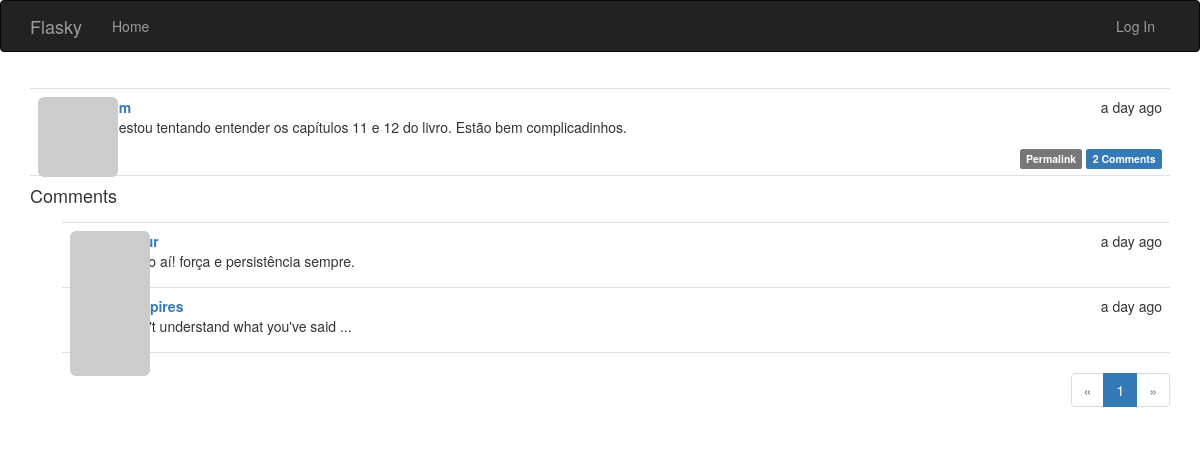
Page /post/103 on the committed database.
### app/models.py (models this page shows, shortened)
class Post(db.Model):
    __tablename__ = 'posts'
    id = db.Column(db.Integer, primary_key=True)
    body = db.Column(db.Text)
    body_html = db.Column(db.Text)
    timestamp = db.Column(db.DateTime, index=True, default=datetime.utcnow)
    author_id = db.Column(db.Integer, db.ForeignKey('users.id'))
    comments = db.relationship('Comment', backref='post', lazy='dynamic')

class Comment(db.Model):
    __tablename__ = 'comments'
    id = db.Column(db.Integer, primary_key=True)
    body = db.Column(db.Text)
    body_html = db.Column(db.Text)
    timestamp = db.Column(db.DateTime, index=True, default=datetime.utcnow)
    disabled = db.Column(db.Boolean)
    author_id = db.Column(db.Integer, db.ForeignKey('users.id'))
    post_id = db.Column(db.Integer, db.ForeignKey('posts.id'))

class User(UserMixin, db.Model):
    __tablename__ = 'users'
    id = db.Column(db.Integer, primary_key=True)
    email = db.Column(db.String(64), unique=True, index=True)
    username = db.Column(db.String(64), unique=True, index=True)
    name = db.Column(db.String(64))
    location = db.Column(db.String(64))
    about_me = db.Column(db.Text())
    member_since = db.Column(db.DateTime(), default=datetime.utcnow)
    last_seen = db.Column(db.DateTime(), default=datetime.utcnow)
    confirmed = db.Column(db.Boolean, default=False)
    password_hash = db.Column(db.String(128))
    avatar_hash = db.Column(db.String(32))
    role_id = db.Column(db.Integer, db.ForeignKey('roles.id'))
    posts = db.relationship('Post', backref='author', lazy='dynamic')
    followed = db.relationship(
        'Follow',
        foreign_keys=[Follow.follower_id],
        backref=db.backref('follower', lazy='joined'),
        lazy='dynamic',
        cascade='all, delete-orphan'
    )
    followers = db.relationship(
        'Follow',
        foreign_keys=[Follow.followed_id],
        backref=db.backref('followed', lazy='joined'),
        lazy='dynamic',
        cascade='all, delete-orphan'
    )
    comments = db.relationship('Comment', backref='author', lazy='dynamic')
    @property
    def password(self):
        raise AttributeError('password is not a readable attribute')
    def gravatar_hash(self):
        return hashlib.md5(self.email.lower().encode('utf-8')).hexdigest()
    def gravatar(self, size=100, default='identicon', rating='g'):
        if request.is_secure:
            url = 'https://secure.gravatar.com/avatar'
        else:
            url = 'http://secure.gravatar.com/avatar'
        hash = self.avatar_hash or self.gravatar_hash()
        return f'{url}/{hash}?s={size}&d={default}&r={rating}'

### app/main/views.py (the view, shortened to what this page needs)
@main.route('/post/<int:id>', methods=['GET', 'POST'])
def post(id):
    post = Post.query.get_or_404(id)
    form = CommentForm()
    page = request.args.get('page', 1, type=int)
    if page == -1:
        page = (post.comments.count() - 1) // \
            current_app.config['FLASKY_COMMENTS_PER_PAGE'] + 1
    pagination = post.comments.order_by(Comment.timestamp.asc()).paginate(
        page,
        per_page=current_app.config['FLASKY_COMMENTS_PER_PAGE'],
        error_out=False
    )
    comments = pagination.items
    return render_template(
        'post.html',
        posts=[post],
        form=form,
        comments=comments,
        pagination=pagination
    )

### app/auth/views.py (called while the page is built)
@auth.before_app_request
def before_request():
    if current_user.is_authenticated:
        current_user.ping()
        if (not current_user.confirmed
                and request.endpoint
                and request.blueprint != 'auth'
                and request.endpoint != 'static'):
            return redirect(url_for('auth.unconfirmed'))

### app/main/__init__.py (called while the page is built)
@main.app_context_processor
def inject_permissions():
    return dict(Permission=Permission)

### app/models.py (called while the page is built)
    def can(self, permissions):
        return False

    def is_administrator(self):
        return False

### app/templates/post.html (shortened to what this page needs)
{% extends "base.html" %}
{% import "bootstrap/wtf.html" as wtf %}
{% import "_macros.html" as macros %}
{% block page_content %}
{% include '_posts.html' %}
<h4 id="comments">Comments</h4>
{% include '_comments.html' %}
{% if pagination %}
<div class="pagination">
    {{ macros.pagination_widget(pagination, '.post', fragment='#comments', id=posts[0].id) }}
</div>
{% endif %}
{% endblock %}

### app/templates/_posts.html (shortened to what this page needs)
<ul class="posts">
    {% for post in posts %}
    <li class="post">
        <div class="post-thumbnail">
            <a href="{{ url_for('.user', username=post.author.username) }}">
                <img class="img-rounded profile-thumbnail" src="{{ post.author.gravatar(size=40) }}">
            </a>
        </div>
        <div class="post-content">
            <div class="post-date">{{ moment(post.timestamp).fromNow() }}</div>
            <div class="post-author"><a href="{{ url_for('.user', username=post.author.username) }}">{{ post.author.username }}</a></div>
            <div class="post-body">
                {% if post.body_html %}
                    {{ post.body_html | safe }}
                {% else %}
                    {{ post.body }}
                {% endif %}
            </div>
            <div class="post-footer">
                <a href="{{ url_for('.post', id=post.id) }}">
                    <span class="label label-default">Permalink</span>
                </a>
                <a href="{{ url_for('.post', id=post.id) }}#comments">
                    <span class="label label-primary">{{ post.comments.count() }} Comments</span>
                </a>
            </div>
        </div>
    </li>
    {% endfor %}
</ul>

### app/templates/_comments.html (shortened to what this page needs)
<ul class="comments">
    {% for comment in comments %}
    <li class="comment">
        <div class="comment-thumbnail">
            <a href="{{ url_for('.user', username=comment.author.username) }}">
                <img class="img-rounded profile-thumbnail" src="{{ comment.author.gravatar(size=40) }}">
            </a>
        </div>
        <div class="comment-content">
            <div class="comment-date">{{ moment(comment.timestamp).fromNow() }}</div>
            <div class="comment-author"><a href="{{ url_for('.user', username=comment.author.username) }}">{{ comment.author.username }}</a></div>
            <div class="comment-body">
                {% if moderate or not comment.disabled %}
                    {% if comment.body_html %}
                        {{ comment.body_html | safe }}
                    {% else %}
                        {{ comment.body }}
                    {% endif %}
                {% endif %}
            </div>
        </div>
    </li>
    {% endfor %}
</ul>

### app/static/styles.css (style rules this page uses)
.profile-thumbnail { position: absolute; }
ul.posts { list-style-type: none; padding: 0px; margin: 16px 0px 0px 0px; border-top: 1px solid #e0e0e0; }
ul.posts li.post { padding: 8px; border-bottom: 1px solid #e0e0e0; }
div.post-date { float: right; }
div.post-author { font-weight: bold; }
div.post-thumbnail { position: absolute; }
div.post-content { margin-left: 48px; min-height: 48px; }
div.post-footer { text-align: right; }
ul.comments { list-style-type: none; padding: 0px; margin: 16px 0px 0px 0px; }
ul.comments li.comment { margin-left: 32px; padding: 8px; border-bottom: 1px solid #e0e0e0; }
ul.comments li.comment:nth-child(1) { border-top: 1px solid #e0e0e0; }
div.comment-date { float: right; }
div.comment-author { font-weight: bold; }
div.comment-thumbnail { position: absolute; }
div.comment-content { margin-left: 48px; min-height: 48px; }
div.pagination { width: 100%; text-align: right; padding: 0px; margin: 0px; }

### rows in the picture
Post: timestamp "a day ago", body_html "Hoje estou tentando entender os capítulos 11 e 12 do livro. Estão bem complicadinhos.", comments.count "2"
Comment: timestamp "a day ago", body_html "É isso aí! força e persistência sempre."
Comment: timestamp "a day ago", author.username "enzopires", body_html "I don't understand what you've said ..."

### other values in the picture
{{ p }} "1"
